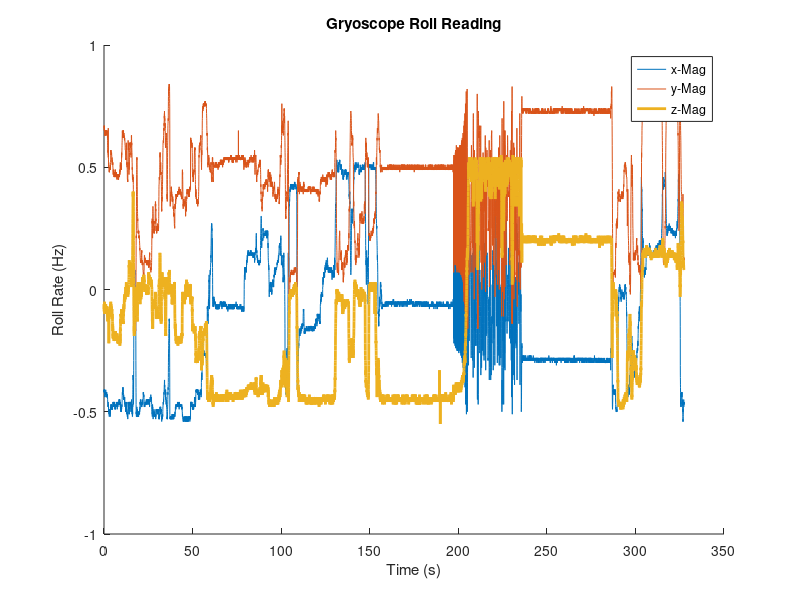

This figure's MATLAB source:
%Code for Analyzing Launch
%clear; %clear variables
clc; %clear command window

%Launches 1:1-2 degrees; 2-bad data; 3-0 degrees; 4-4 degrees
%Launches 2:1-2 degrees; 2-4 degrees; 3-no data; 4-0 degrees; 5-2 degrees

cd D:\MATLAB\Rockets\Launch_Profiles\Past_Launches
directory = dir;
load Launch_2_5.txt
launch=Launch_2_5;

% cd D:\MATLAB\Rockets\Other_Text_Files
% directory = dir;
% load Lathe_Test_Magnet.txt
% launch=Lathe_Test_Magnet;


[ee,ff]=size(launch);
x_accel=launch(:,1);
y_accel=launch(:,2);
z_accel=launch(:,3);
x_roll=launch(:,4);
y_roll=launch(:,5);
z_roll=launch(:,6);
if ff==9
    x_mag=launch(:,7);
    y_mag=launch(:,8);
    z_mag=launch(:,9);
end

if ff~=9
    i=1;
    while z_accel(i)<40
        i=i+1;
    end
end

[o,p]=size(x_accel);
log_time=(0:0.02:o/50)';
figure(14)

%All components plotted on same graph:
hold on
% plot(log_time(1:o,:),x_accel)
% plot(log_time(1:o,:),y_accel)
% plot(log_time(1:o,:),z_accel)
% plot(log_time(1:o,:),x_roll)
% plot(log_time(1:o,:),y_roll)
% plot(log_time(1:o,:),-z_roll)
plot(log_time(1:o,:),x_mag)
plot(log_time(1:o,:),y_mag)
plot(log_time(1:o,:),z_mag,'LineWidth',2)
% legend('x Acceleration','y Acceleration','z Acceleration','x Roll Rate','y Roll Rate','z Roll Rate')
% legend('Z-Axis Roll Rate')
legend('x-Mag','y-Mag','z-Mag')
xlabel('Time (s)')
ylabel('Roll Rate (Hz)')
title('Gryoscope Roll Reading')
hold off

% %Plotting simulated roll data (Rocket_Roll) against measured roll rate
% hold on
% plot(log_time(1:o,:),-z_roll/(2*pi))
% % plot(time+(i/50),ohmega/(2*pi))
% plot(time+470.5,ohmega/(2*pi))
% legend('Measured Roll Rate','Simulated Roll Rate')
% xlabel('Time (s)')
% ylabel('Rocket Roll Rate (Hz)')
% title('Actual vs. Simulated Roll Rate')
% % axis([i/50-1 i/50+100 -inf inf])
% axis([470 485 -inf inf])
% hold off

%Plot of the Lathe data (6 test speeds) [There was nowhere else for this
%code, so I tossed it here]
% load Lathe.txt
% Lathe=Lathe_Test_Magnet;
% hold on
% plot(Lathe(:,7),'LineWidth',2)
% plot(Lathe(:,8),'LineWidth',2)
% plot(Lathe(:,9),'LineWidth',2)
% legend('x Acceleration','y Acceleration','z Acceleration','x Roll Rate','y Roll Rate','z Roll Rate')
